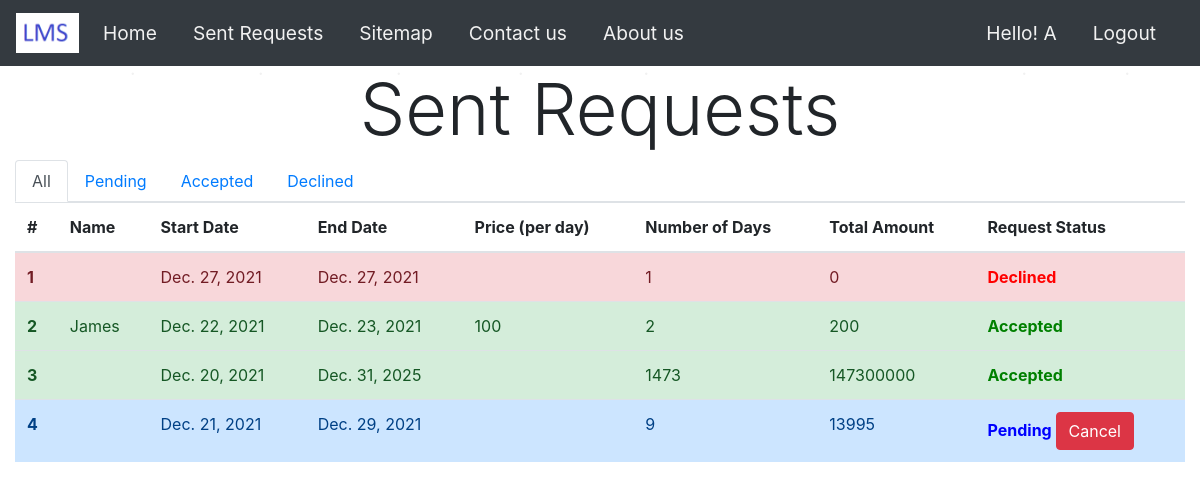
Page /SentRequests/ (signed in) on the committed database.
### CustomerHome/models.py (models this page shows, shortened)
class Customer(models.Model):
    customer_id = models.BigAutoField
    customer_firstname = models.CharField(max_length=60)
    customer_lastname = models.CharField(max_length=60)
    customer_address = models.CharField(max_length=600)
    customer_email = models.CharField(max_length=100)
    customer_password = models.CharField(max_length=32)
    customer_dob = models.DateField()
    customer_mobileno = models.CharField(max_length=10)
    customer_gender = models.CharField(max_length=15)
    customer_city = models.CharField(max_length=30)
    customer_state = models.CharField(max_length=30)
    customer_country = models.CharField(max_length=30)
    customer_pincode = models.IntegerField()

### BookWorker/models.py (models this page shows, shortened)
class BookWorker(models.Model):
    BookWorker_id = models.BigAutoField
    BookWorker_Date_of_Booking = models.DateField(blank=True,null=True)
    BookWorker_Date_of_Return = models.DateField(blank=True,null=True)
    Total_days = models.IntegerField()
    Advance_amount = models.IntegerField(blank=True,null=True)
    BookWorker_Total_amount = models.IntegerField(blank=True,null=True)
    isAvailable = models.BooleanField(default=True)
    isBillPaid = models.BooleanField(default=False)
    Worker_work_profile_id = models.CharField(max_length=30)
    customer_email = models.CharField(max_length=100)
    request_responded_by = models.CharField(max_length=100,blank=True,null=True)
    request_status = models.CharField(max_length=30,default="Pending")

### Workers/models.py (models this page shows, shortened)
class Worker(models.Model):
    Worker_id = models.BigAutoField
    Worker_name = models.CharField(max_length=60)
    Worker_company = models.CharField(max_length=60)
    Worker_color = models.CharField(default="White",max_length=20)
    Worker_work_profile_id = models.CharField(default="fls",max_length=30)
    Worker_description = models.CharField(max_length=1500)
    Worker_price = models.IntegerField()

### CustomerHome/views.py (the view)
# urls.py: path('SentRequests/', views.SentRequests, name="SentRequests"),
def SentRequests(request):
    if('user_email' not in request.session):
        return redirect('/signin/')
    customer_email = request.session.get('user_email')
    customer = Customer.objects.get(customer_email=customer_email)
    bookworker = BookWorker.objects.filter(customer_email=customer_email)
    if bookworker.exists():
        worker = Worker.objects.all()
        return render(request,'SentRequests.html',{'customer':customer,'bookworker':bookworker,'worker':worker})
    else:
        Message = "You haven't made any worker request yet!!"
        return render(request,'SentRequests.html',{'customer':customer,'bookworker':bookworker,'Message':Message})

### CustomerHome/templates/SentRequests.html (shortened to what this page needs)
{%extends 'Customer_only_navbar_Loggedin.html'%} {% load static %}
    {% block name %}{{customer.customer_firstname}}{%endblock%} {% block pagecontent %} {%if Message%}
    <div class="container mt-5">
        <div class="alert alert-warning" role="alert">
            <h4 class="alert-heading">NOT WORKED WITH US YET!!</h4>
            <p>You haven't made any worker request yet</p>
            <hr>
            <p class="mb-0">Work with us.
                <a href="/">Click here</a>
            </p>
        </div>
    </div>
    {%else%}
    <h1 class="display-3" style="text-align: center;">Sent Requests</h1>
    <nav>
        <div class="nav nav-tabs" id="nav-tab" role="tablist">
            <a class="nav-item nav-link active" id="nav-all-tab" data-toggle="tab" href="#nav-all" role="tab" aria-controls="nav-all" aria-selected="true">All</a>
            <a class="nav-item nav-link" id="nav-pending-tab" data-toggle="tab" href="#nav-pending" role="tab" aria-controls="nav-pending" aria-selected="false">Pending</a>
            <a class="nav-item nav-link" id="nav-accepted-tab" data-toggle="tab" href="#nav-accepted" role="tab" aria-controls="nav-accepted" aria-selected="false">Accepted</a>
            <a class="nav-item nav-link" id="nav-declined-tab" data-toggle="tab" href="#nav-declined" role="tab" aria-controls="nav-declined" aria-selected="false">Declined</a>
        </div>
    </nav>
    <div class="tab-content" id="nav-tabContent">
        <div class="tab-pane fade show active" id="nav-all" role="tabpanel" aria-labelledby="nav-all-tab">
            <table class="table table-hover">
                <thead>
                    <tr>
                        <th scope="col">#</th>
                        <th scope="col">Name</th>
                        <th scope="col">Start Date</th>
                        <th scope="col">End Date</th>
                        <th scope="col">Price (per day)</th>
                        <th scope="col">Number of Days</th>
                        <th scope="col">Total Amount</th>
                        <th scope="col">Request Status</th>
                    </tr>
                </thead>
                <tbody>
                    {% for rv in bookworker %}
                    {%if rv.request_status == "Accepted"%}
                    <tr class="alert-success">
                    {%elif rv.request_status == "Declined"%}
                    <tr class="alert-danger">
                    {%elif rv.request_status == "Pending"%}
                    <tr class="alert-primary">
                    {%endif%}
                        <th scope="row">{{forloop.counter}}</th>
                        <td>
                        {%for wor in worker%} {%if wor.Worker_work_profile_id == rv.Worker_work_profile_id%}
                            {{wor.Worker_name}}
                        {%endif%} {%endfor%}
                        </td>
                        <td>{{rv.BookWorker_Date_of_Booking}}</td>
                        <td>{{rv.BookWorker_Date_of_Return}}</td>
                        <td>
                        {%for wor in worker%} {%if wor.Worker_work_profile_id == rv.Worker_work_profile_id%}
                            {{wor.Worker_price}}
                        {%endif%} {%endfor%}
                        </td>
                        <td>{{rv.Total_days}}</td>
                        <td>{{rv.BookWorker_Total_amount}}</td>
                        {%if rv.request_status == "Accepted"%}
                        <td style="color: green; font-weight: bolder;">{{rv.request_status}}</td>
                        {%elif rv.request_status == "Declined"%}
                        <td style="color: red; font-weight: bolder;">{{rv.request_status}}</td>
                        {%elif rv.request_status == "Pending"%}
                        <td><span style="color: blue; font-weight: bolder;">Pending <a class="btn btn-danger"
                                    href="/BookWorker/CancelRequest?id={{rv.id}}">Cancel</a></td>
                        {%endif%}
                    </tr>
                    {% endfor %}
                </tbody>
            </table>
        </div>
    </div>
    {%endif%} {% endblock pagecontent %}

### CustomerHome/templates/Customer_only_navbar_loggedin.html (shortened to what this page needs)
{% load static %}
<!doctype html>
<html lang="en">
<head>
    <link rel="stylesheet" href="https://maxcdn.bootstrapcdn.com/bootstrap/4.0.0/css/bootstrap.min.css">
    <link rel="stylesheet" href="https://cdnjs.cloudflare.com/ajax/libs/font-awesome/4.7.0/css/font-awesome.min.css">
    <link rel="stylesheet" type="text/css" href="{% static 'css/customer.css' %}">
</head>
<body>
    <nav class="navbar sticky-top navbar-expand-lg navbar-dark bg-dark" style="font-size: larger;" aria-label="" aria-labbelledby="">
        <a href="/Home"><img class="navbar-brand" src="{% static 'img/Logos/Trial3Logo.png' %}" height="50"></a>
        <div class="collapse navbar-collapse" id="navbarSupportedContent">
            <ul class="navbar-nav mr-auto">
                <li class="nav-item active">
                    <a class="nav-link" href="/Home" style="color: #f1f1f1;">Home</a>
                </li>
                <li class="nav-item active">
                    <a class="nav-link" href="/SentRequests" style="color: #f1f1f1;">Sent Requests</a>
                </li>
                <li class="nav-item">
                    <a class="nav-link" href="../sitemap" style="color: #f1f1f1;">Sitemap</a>
                </li>
                <li class="nav-item">
                    <a class="nav-link" href="../contact" style="color: #f1f1f1;">Contact us</a>
                </li>
                <li class="nav-item">
                    <a class="nav-link" href="../about" style="color: #f1f1f1;">About us</a>
                </li>
            </ul>
            <ul class="navbar-nav justify-content-end">
                <li class="nav-item">
                    <a class="nav-link" href="/Profile" style="color: #f1f1f1;" title="Your Profile">
                        Hello! {% block name %}{%endblock%}</a>
                </li>
            </ul>
            <ul class="navbar-nav justify-content-end">
                <li class="nav-item">
                    <a class="nav-link" href="/Logout" style="color: #f1f1f1;">
                        Logout</a>
                </li>
            </ul>
        </div>
    </nav>
    <div class="container-fluid">
        {% block pagecontent %} {% endblock pagecontent %}
    </div>
</body>
</html>

### CustomerHome/static/css/customer.css (style rules this page uses)
.navbar-nav a:after, .navbar-nav a:before { transition: all .5s; }
.navbar-nav a { position: relative; margin-right: 20px; }
.navbar-nav a:after { position: absolute; bottom: 0; left: 0; right: 0; margin: auto; width: 0%; content: '.'; color: transpabook; background: orange; height: 1px; }

### rows in the picture
Customer: customer_firstname "A"
BookWorker: BookWorker_Date_of_Booking "Dec. 27, 2021", BookWorker_Date_of_Return "Dec. 27, 2021", Total_days "1", BookWorker_Total_amount "0", request_status "Declined"
BookWorker: BookWorker_Date_of_Booking "Dec. 22, 2021", BookWorker_Date_of_Return "Dec. 23, 2021", Total_days "2", BookWorker_Total_amount "200", request_status "Accepted"
Worker: Worker_name "James", Worker_price "100"
BookWorker: BookWorker_Date_of_Booking "Dec. 20, 2021", BookWorker_Date_of_Return "Dec. 31, 2025", Total_days "1473", BookWorker_Total_amount "147300000", request_status "Accepted"
BookWorker: BookWorker_Date_of_Booking "Dec. 21, 2021", BookWorker_Date_of_Return "Dec. 29, 2021", Total_days "9", BookWorker_Total_amount "13995"
